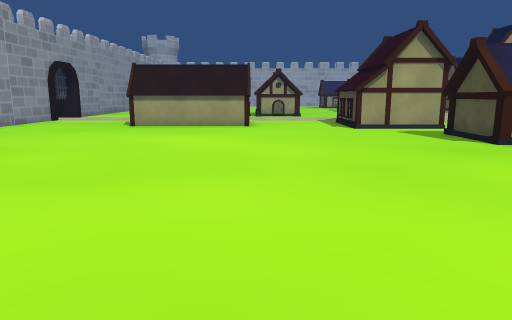
view 1 (above)

20 first-person views from a walk through a 3-D level made in the Unity game engine. The camera is 1.4 m above the floor, tilts 10° down and sees 70° across. The floor is counted in squares, 1 m on a side. Each view is taken from the middle of a square. On the plan, view 1 faces up. The plan holds only what a view shows up to about 16 squares ahead; the rest is blank. The place goes on beyond the plan. The player is left out. Some animated figures are left out.

view 2
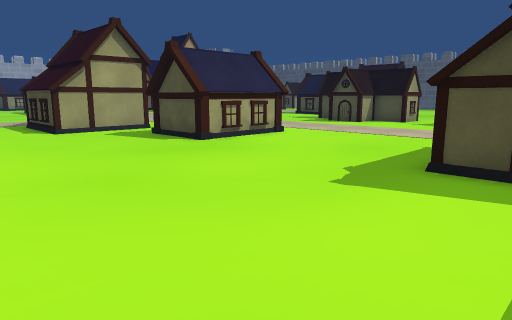

view 3
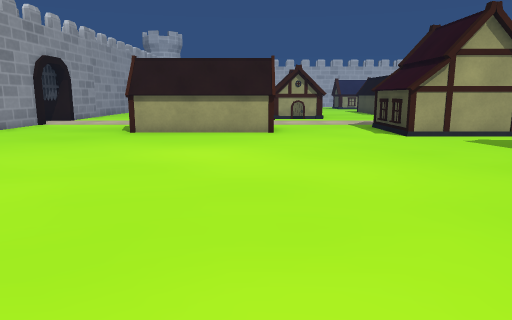

view 4
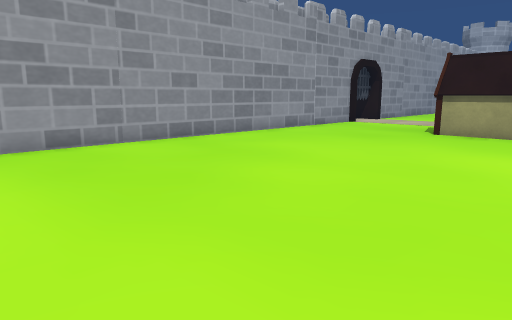

view 5
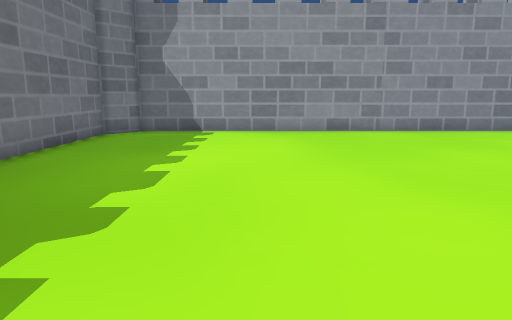

view 6
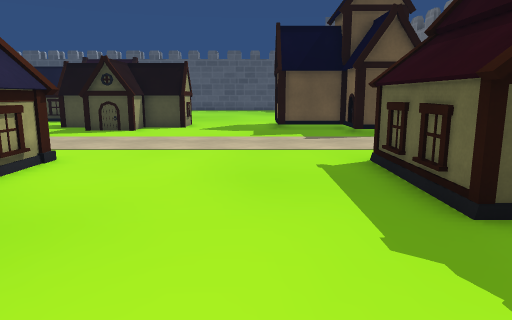

view 7
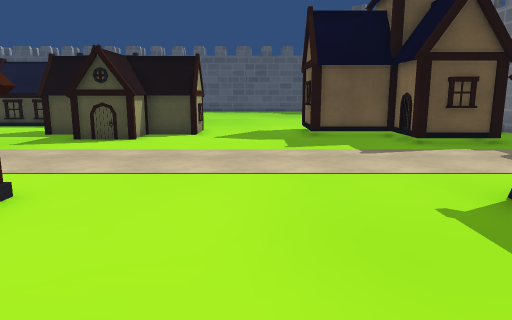

view 8
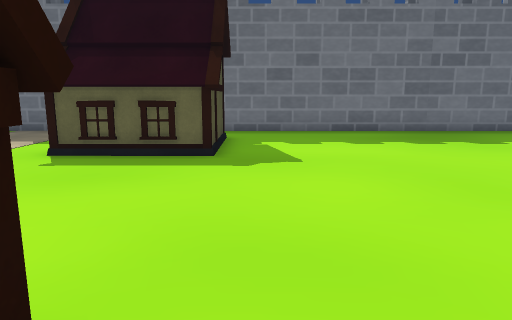

view 9
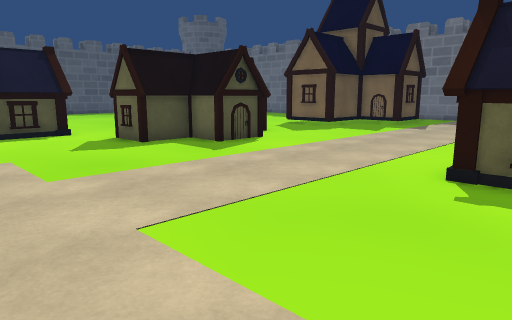

view 10
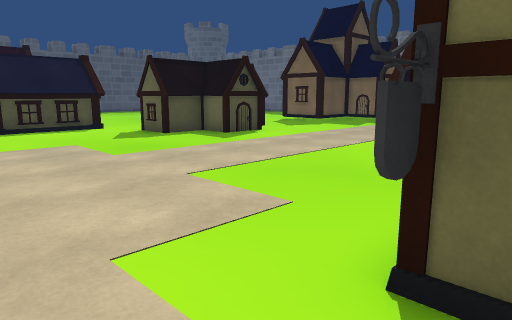

view 11
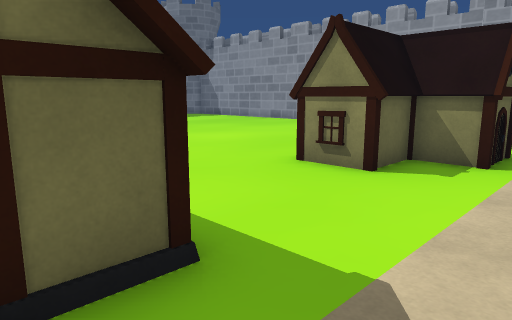

view 12
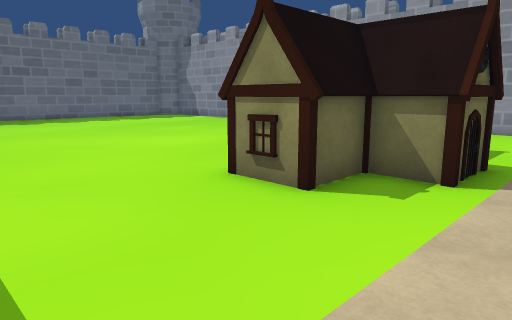

view 13
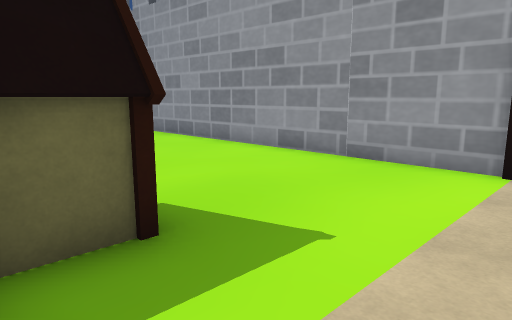

view 14
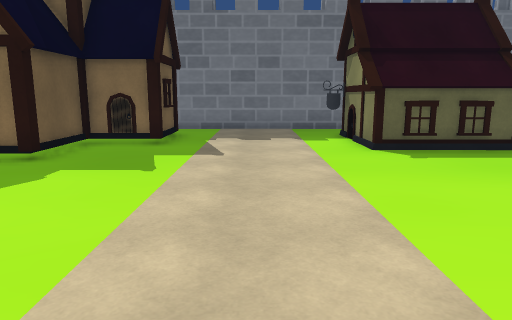

view 15
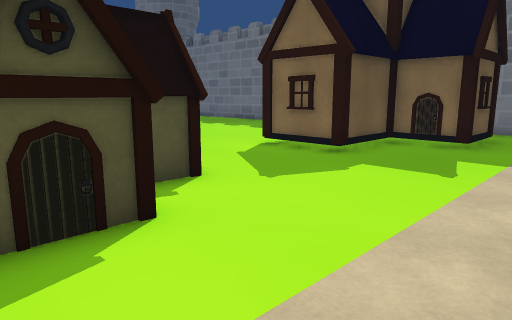

view 16
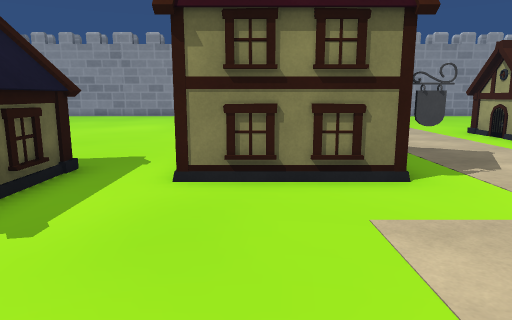

view 17
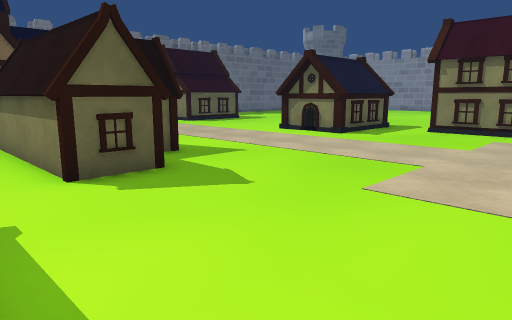

view 18
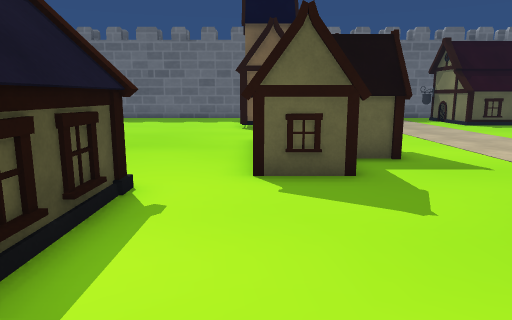

view 19
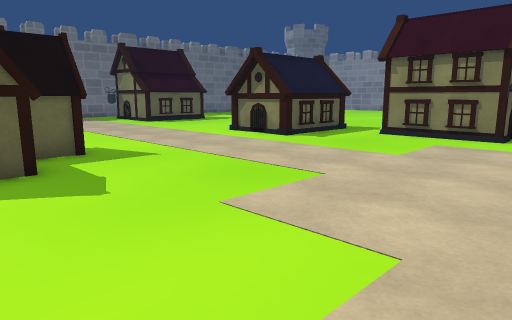

view 20
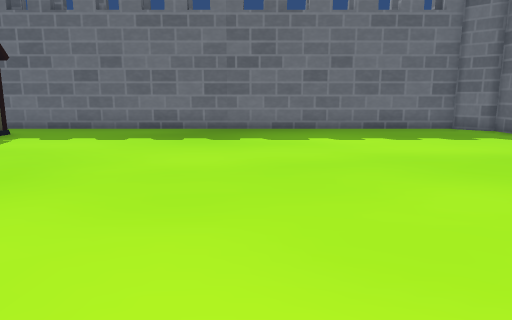

### Floor plan
Key: @ floor where view 1 was taken; # wall or solid block; . floor; H house; T tower.
Columns run from 12 left of view 1 to 23 right of it. Each row starts with its distance up from view 1.
 22         .    .......             .
 21 #...... .......................... .
 20 #.......HHH.........H.............
 19 #.....HHHHHHH...HHHHH..............H
 18 #.....HHHHHHH...H   H..............H
 17 #.....HHHHHHH...H   H..............H
 16 #...............HHHHH..............H
 15 #..............................HHH.H
 14 #..................H...H.......HHH..
 13 #..................HHHHH......HHHH..
 12 #..................H   H......HHHH..
 11 #..................HHHHH......HHHH..
 10 #..................H...H.......HHH..
  9 #..............................HHH..
  8 #...................................
  7 #...................................
  6 #...................................
  5 #..............................H##H.
  4 #..............................## ..
  3 #..................HHHHH.......#
  2 #..................H   H.....###
  1 #..................H   H.....#
  0 #...........@......HHHHH.....H
 -1 #...................   .......
 -2 TT...................  .......
 -3  T############################

Where each view was taken, in squares from view 1:
view 1: 0 up, 0 right, facing up
view 2: 1 up, 0 right, facing up-right
view 3: 3 up, 1 left, facing up
view 4: 3 up, 1 left, facing up-left
view 5: 3 up, 3 right, facing left
view 6: 6 up, 3 right, facing right
view 7: 7 up, 6 right, facing right
view 8: 12 up, 6 right, facing down
view 9: 20 up, 9 right, facing down-right
view 10: 22 up, 7 right, facing down-right
view 11: 22 up, 6 right, facing down-left
view 12: 22 up, 4 right, facing down-left
view 13: 22 up, 4 left, facing down-left
view 14: 13 up, 14 right, facing down
view 15: 13 up, 14 right, facing down-right
view 16: 17 up, 14 right, facing left
view 17: 21 up, 23 right, facing down-left
view 18: 21 up, 21 right, facing down
view 19: 22 up, 21 right, facing down-left
view 20: 13 up, 2 left, facing down
